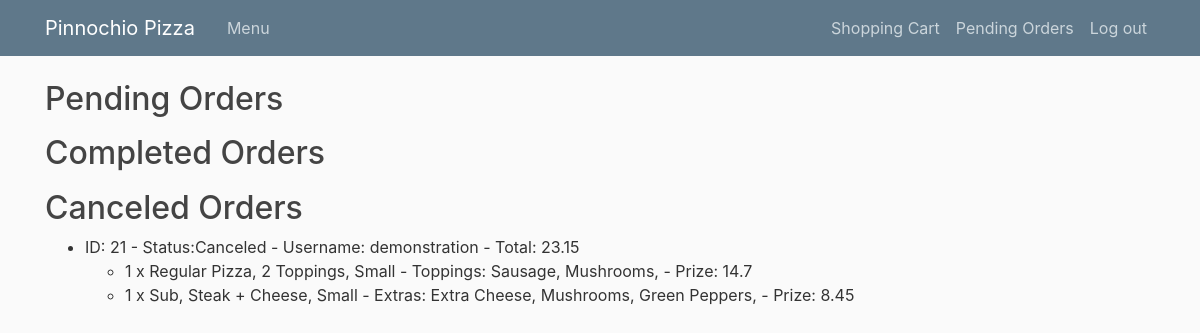
Page /orderlist (signed in) on the committed database.
### orders/models.py (models this page shows, shortened)
class Order(models.Model):
    status = models.CharField(max_length = 30, default = 'Open')
    user = models.ForeignKey(User, on_delete=models.CASCADE)
    def __str__(self):
        display = f"ID: {self.id} - Status:{self.status} - Username: {self.user} - Total: {self.total} "
        return display
    @property
    def total(self):
        total = 0
        for orderitem in self.orderitem_set.all():
            total += orderitem.cost
        return total

class OrderItem(models.Model):
    order = models.ForeignKey(Order, on_delete=models.CASCADE)
    menuitem = models.ForeignKey(MenuItem, on_delete=models.CASCADE)
    toppings = models.ManyToManyField(Topping)
    extras = models.ManyToManyField(Extra)
    quantity = models.IntegerField(default = 1)
    def __str__(self):
        display = f"{self.quantity} x {self.menuitem.type}, {self.menuitem.name}, {self.menuitem.size}"
        if self.toppings.count() > 0:
            display += " - Toppings: "
        for topping in self.toppings.all():
            display +=f" {topping.name},"
        if self.extras.count() > 0:
            display += " -  Extras: "
        for extra in self.extras.all():
            display +=f" {extra.name},"
        display += f" - Prize: {self.cost}"
        return display
    @property
    def cost(self):
        cost = self.menuitem.prize
        for extra in self.extras.all():
            cost += extra.prize
        cost = cost*self.quantity
        return cost

class MenuItem(models.Model):
    name = models.CharField(max_length = 30)
    size = models.CharField(max_length = 10)
    type = models.CharField(max_length = 30)
    prize = models.FloatField()
    num_toppings = models.IntegerField()

class Extra(models.Model):
    name = models.CharField(max_length = 30)
    prize = models.FloatField()
    menuitems = models.ManyToManyField(MenuItem)

class Topping(models.Model):
    name = models.CharField(max_length = 30)

### orders/views.py (the view)
# urls.py: path("orderlist", views.orderlist, name="orderlist"),
def orderlist(request):
    pending_orders = Order.objects.filter(user = request.user, status = 'Pending').all()
    completed_orders = Order.objects.filter(user = request.user, status = 'Completed').all()
    canceled_orders = Order.objects.filter(user = request.user, status = 'Canceled').all()
    context = {'pending_orders' : pending_orders, 'completed_orders' : completed_orders, 'canceled_orders' : canceled_orders}
    return render(request, "orders/orderlist.html", context)

### orders/templates/orders/orderlist.html (shortened to what this page needs)
{% extends "orders/layout.html" %}
{% load crispy_forms_tags %}
{% block body %}
<h2>Pending Orders</h2>
<h2>Completed Orders</h2>
<h2>Canceled Orders</h2>
<ul>
{% for order in canceled_orders %}
    <li>{{order}}</li>
    <ul>
        {% for orderitem in order.orderitem_set.all %}
            <li>{{orderitem}}</li>
        {% endfor %}
    </ul></li>
{% endfor %}
</ul>
{% endblock %}

### orders/static/orders/main.css (style rules this page uses)
body { background: #fafafa; color: #333333; margin-top: 5rem; }
h1, h2, h3, h4, h5, h6 { color: #444444; }

### rows in the picture
Order: id+status+user "ID: 21 - Status:Canceled - Username: demonstration - Total: 23.15"
OrderItem: quantity+menuitem+id "1 x Regular Pizza, 2 Toppings, Small - Toppings: Sausage, Mushrooms, - Prize: 14.7"
OrderItem: quantity+menuitem+id "1 x Sub, Steak + Cheese, Small - Extras: Extra Cheese, Mushrooms, Green Peppers, - Prize: 8.45"
